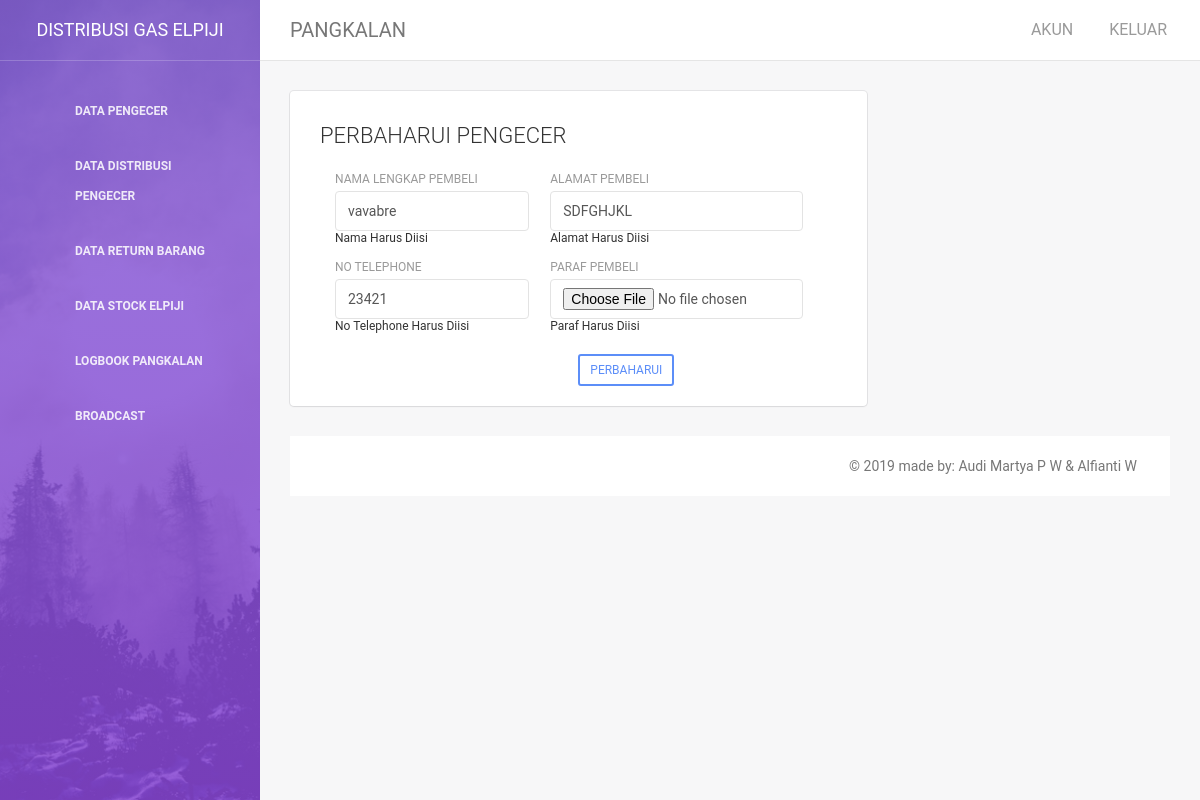
/index.php/Pengecer/do_update/5, run on the app's committed database.
### tables this page shows
CREATE TABLE `member_elpiji` (
  `id_member` int(5) NOT NULL,
  `no_reg` int(20) NOT NULL,
  `nama_member` varchar(50) NOT NULL,
  `nama_pangkalan` varchar(50) NOT NULL,
  `alamat` varchar(100) NOT NULL,
  `no_ktp` int(20) NOT NULL,
  `no_tlp` int(15) NOT NULL,
  `id_login` int(5) NOT NULL,
  `paraf_pembeli` varchar(50) NOT NULL,
  `jenis` enum('agen','pangkalan','pengecer','') NOT NULL
);

### application/controllers/Pengecer.php (called while the page is built, shortened)
<?php
class Pengecer extends CI_Controller {
function __construct(){
		$this->load->model('PengecerModel');
		$this->load->library('form_validation', 'session', 'database');
	}
	 function do_update($id){
	 	$this->load->helper('form');
		$this->load->library('form_validation');
		$this->form_validation->set_rules('nama_member', 'NAMA PEMBELI', 'required');
		$this->form_validation->set_rules('alamat', 'ALAMAT PEMBELI', 'required');
		$this->form_validation->set_rules('no_tlp', 'NO TELEPON PEMBELI', 'required');
		$this->form_validation->set_rules('jenis', 'JENIS', 'required');
		$id = $this->uri->segment(3);
		$data['show_pengecer'] = $this->PengecerModel->getsingle($id);
		if ($this->form_validation->run() == FALSE) {
			$this->load->view('Template/HeaderPangkalan');
	        $this->load->view('Pengecer/UpdatePengecer', $data);
			$this->load->view('Template/FooterPangkalan');
    		}
	}
}

### index.php (called while the page is built, shortened)
<?php
require_once BASEPATH.'core/CodeIgniter.php';

### application/models/PengecerModel.php (called while the page is built, shortened)
<?php
class PengecerModel extends CI_Model {
	public function getsingle($id){
		$query = $this->db->get_where('member_elpiji', array('id_member' => $id));
		return $query->row();
	}
	}
?>

### application/views/Pengecer/UpdatePengecer.php (the view, shortened to what this page needs)
<div class="content">
      <div class="container-fluid">
        <div class="row">
              <div class="col-md-8">
                  <div class="card">
                      <div class="header">
                        <div class="content">
                          <h4 class="title">PERBAHARUI PENGECER </h4>
                      <div class="content">
                           <?php echo validation_errors();
                              echo form_open_multipart(current_url(), array('class' => 'b_validation','novalidate' => '') );
                            ?>
                            <div class="row">
                              <div class="col-md-5">
                                      <div class="form-group">
                                          <label>Nama Lengkap Pembeli </label>
                                          <input type="text" class="form-control" name="nama_member" value="<?php echo $show_pengecer->nama_member ?>" required>
                                          <div class="invalid-feedback"> Nama Harus Diisi
                                      </div>
                                      </div>
                                      <div class="form-group">
                                          <label>No Telephone</label>
                                          <input type="number" class="form-control" name="no_tlp" value="<?php echo $show_pengecer->no_tlp ?>"required><div class="invalid-feedback"> No Telephone Harus Diisi
                                      </div>
                                    </div>
                                  </div>
                                   <div class="row">
                                    <div class="col-md-6">
                                      <div class="form-group">
                                          <label>Alamat Pembeli </label>
                                         <input type="text" class="form-control" name="alamat" value="<?php echo $show_pengecer->alamat ?>"required>
                                         <div class="invalid-feedback"> Alamat Harus Diisi
                                      </div>
                                    </div>
                                      <div class="form-group">
                                          <label>Paraf Pembeli</label>
                                         <input type="file" class="form-control" name="paraf_pembeli" value="<?php echo $show_pengecer->paraf_pembeli ?>"required><div class="invalid-feedback"> Paraf Harus Diisi
                                      </div>
                                    </div>
                                      </div>
                                   <div class="col-md-6">
                                      </div>
                                             <button class="btn btn-primary btn-rounded btn-sm" type="submit"  >PERBAHARUI</button>
                     </div>
                                    </div>
                                    </form>
                                   </div>
                                   </div>
                               </div>
                                   <div class="col-md-12"></div>
                           </div>
                       </div>
                   </div>

### data on the page
member_elpiji: nama_member "vavabre", no_tlp "23421", alamat "SDFGHJKL"
